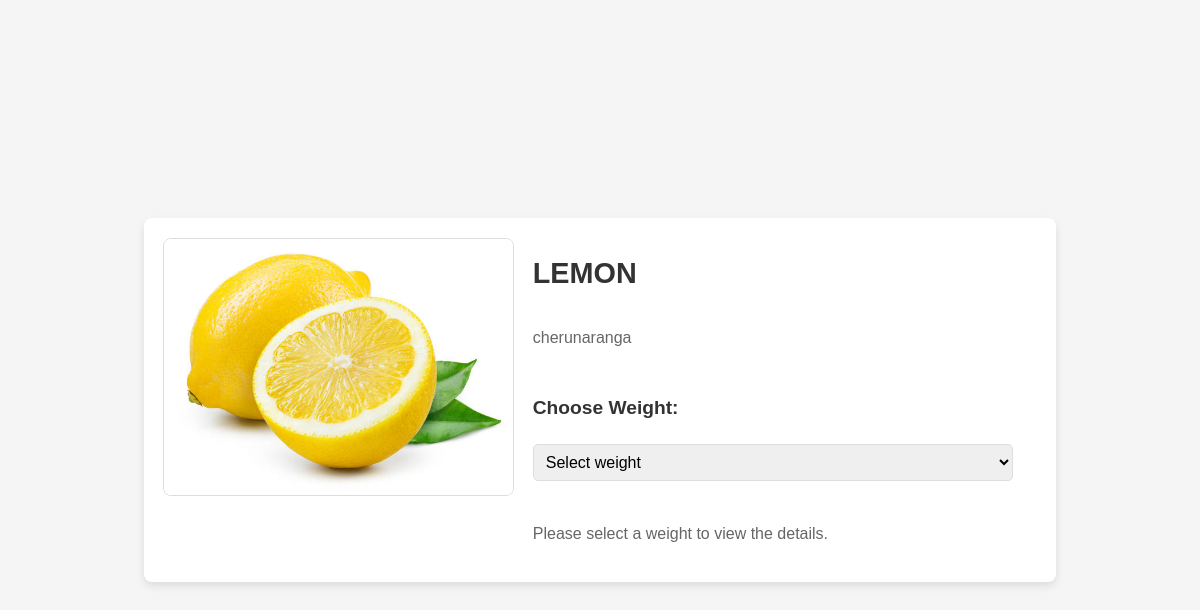
The page /product/30/ on the database its author committed.
### app/models.py (models this page shows)
class Product(models.Model):
     pid=models.TextField()
     name=models.TextField()
     disc=models.TextField()
     img=models.FileField()
     cat_id=models.ForeignKey(Category,on_delete=models.CASCADE)

### app/views.py (the view)
# urls.py: path('product/<int:pid>/', views.single_product, name='single_product'),
def single_product(req, pid):
    product = get_object_or_404(Product, pk=pid)
    weights = Weight.objects.filter(product=product)
    selected_weight = req.GET.get('weight', '')
    weight_details = None
    if selected_weight:
        weight_details = weights.filter(pk=selected_weight).first()
    context = {
        'product': product,
        'weights': weights,
        'weight_details': weight_details,
        'selected_weight': selected_weight
    }
    return render(req, 'user/single.html', context)

### templates/user/single.html (shortened to what this page needs)
<!DOCTYPE html>
<html lang="en">
<head>
    {% load static %}
</head>
<body>
    <div class="product-detail">
        <div class="product-image">
            <img src="{{ product.img.url }}" alt="{{ product.name }}">
        </div>
        <div class="product-info">
            <h1>{{ product.name }}</h1>
            <p>{{ product.disc }}</p>
            <h2>Choose Weight:</h2>
            <form method="GET">
                <select name="weight" id="weight" onchange="this.form.submit()" class="form-select">
                    <option value="">Select weight</option>
                </select>
            </form>
            {% if weight_details %}
                <p>Weight: {{ weight_details.product_weight }}</p>
                <p style="text-decoration: line-through;">Price: ₹{{ weight_details.price }}</p>
                <p>Offer Price: ₹{{ weight_details.offer_price }}</p>
                <div class="button-container">
                    <form method="POST" action="{% url 'add_to_cart' pid=product.id weight_id=weight_details.id %}">
                        {% csrf_token %}
                        <button type="submit">Add to Cart</button>
                    </form>
                    <a href="../../buy-now/{{ weight_details.pk }}" class="buy-now-btn">Buy Now</a>
                </div>
            {% else %}
                <p>Please select a weight to view the details.</p>
            {% endif %}
        </div>
    </div>
</body>
</html>

### templates/user/single.html (style rules this page uses)
html, body { margin: 0; padding: 0; height: 100%; font-family: Arial, sans-serif; background-color: #f5f5f5; display: flex; justify-content: center; align-items: center; }
.product-detail { display: flex; align-items: flex-start; gap: 20px; max-width: 90%; max-height: 90%; background-color: #fff; padding: 20px; border-radius: 8px; box-shadow: 0 4px 8px rgba(0, 0, 0, 0.1); overflow: hidden; flex-wrap: wrap; }
.product-image { flex: 1; max-width: 40%; max-height: 100%; display: flex; justify-content: center; align-items: center; }
.product-image img { max-width: 100%; max-height: 100%; border-radius: 8px; border: 1px solid #ddd; object-fit: contain; }
.product-info { flex: 2; overflow-y: auto; display: flex; flex-direction: column; gap: 15px; max-width: 55%; }
.product-info h1 { font-size: 1.8rem; font-weight: bold; margin-bottom: 5px; color: #333; }
.product-info p { font-size: 1rem; line-height: 1.5; color: #666; }
.product-info h2 { font-size: 1.2rem; margin-bottom: 10px; color: #333; }
select { padding: 8px; font-size: 1rem; border: 1px solid #ddd; border-radius: 5px; margin-bottom: 10px; width: 100%; box-sizing: border-box; }

### rows shown on the page
Product: img (picture), name "LEMON", disc "cherunaranga"
